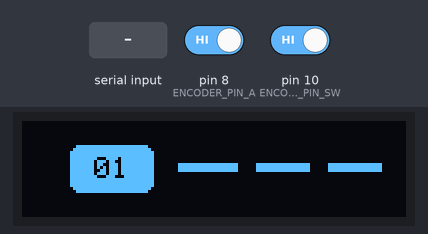
Simulated run of this sketch. Board: SparkFun Pro Micro, built with avr-gcc and run on an emulated ATmega32U4. Parts: 128×32 one-colour display. Wiring (inferred from the names in the program): 3×3 keypad with keys 1 2 3 4 5 6 7 8 9 (labels assumed): rows pin 2, pin 3, pin 4; columns pin 5, pin 6, pin 7. The test bench sets the inputs (shaded band); at power-on: pin 10 (ENCODER_PIN_SW) HIGH, pin 8 (ENCODER_PIN_A) HIGH. What the sketch prints to the serial monitor is not drawn.

Above: at 1.2 s.
1.3 s: "OLED:\n" received over Serial
At 2.1 s:
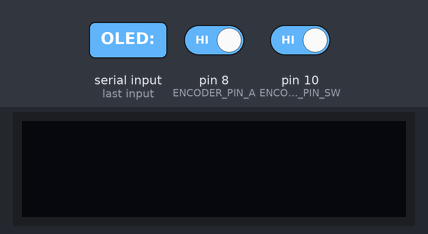
2.8 s: "OLED:,45\n" received over Serial
At 3.3 s:
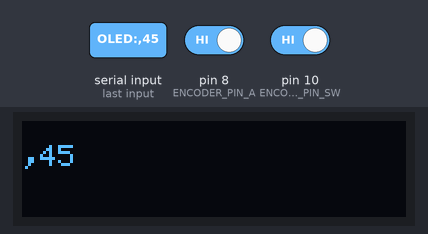
4.3 s: pin 10 (ENCODER_PIN_SW) driven LOW
At 6.3 s:
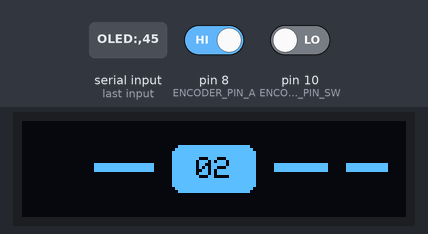
6.6 s: "OLED:,45\n" received over Serial
At 7.4 s:
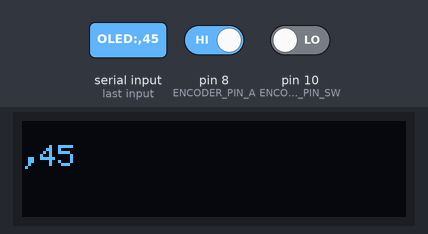
Timing chart, 0 to 9.6 s (numbered marks = the images above; inputs shaded):
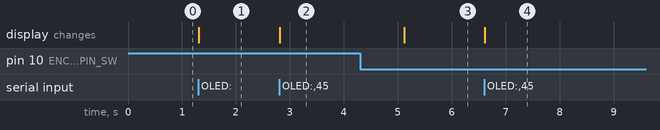

Measured:
- after the input at 1.3 s, the display: changes at once (image 1)
- after the input at 2.8 s, the display: changes at once (image 2)
- after the input at 4.3 s, the display: changes after 0.82 s (image 3)
- after the input at 6.6 s, the display: changes at once (image 4)

The sketch:

kadowaz_macropad.ino
```cpp
/*
 * HISTORICAL ARDUINO PROTOTYPE — DO NOT FLASH ON THE CURRENT MACROPAD.
 * It uses a 3x3 matrix and a different GPIO/OLED pin map and speaks a legacy
 * text protocol, not MPAD3 v3. For the selected direct-wired RP2040-Zero,
 * required SSD1306 on GP28/GP29 and verified Display Save, build the Pico SDK
 * C firmware in firmware/src. This file is retained only as an old reference.
 *
 * KADOWAZ IND. DECK-09 Physical Firmware Sketch
 * Historical board targets: Raspberry Pi Pico, RP2040-Zero, Arduino Pro Micro
 * (ATmega32U4), ESP32-S3 — NOT compatible with the current wiring or app.
 *
 * Hardware Layout:
 * - 3x3 Key Matrix (9 switches)
 * - Rotary Encoder (Pins A, B, and Push Switch)
 * - I2C OLED Screen (SSD1306 128x32 or 128x64 on SDA/SCL)
 * - Dynamic Channel Stepper Display ([01] / [02] / [03] with dashed line track)
 * - Bidirectional CDC Serial & HID integration with KADOWAZ Deck Studio
 */

#include <Wire.h>
#include <Adafruit_GFX.h>
#include <Adafruit_SSD1306.h>

#define SCREEN_WIDTH 128
#define SCREEN_HEIGHT 32
#define OLED_RESET -1
#define SCREEN_ADDRESS 0x3C
Adafruit_SSD1306 display(SCREEN_WIDTH, SCREEN_HEIGHT, &Wire, OLED_RESET);

// 3x3 Key Matrix Pin Mapping (Example pins for RP2040 / RP2040-Zero)
const byte ROW_PINS[3] = { 2, 3, 4 };
const byte COL_PINS[3] = { 5, 6, 7 };

// Rotary Encoder Pins
const byte ENCODER_PIN_A = 8;
const byte ENCODER_PIN_B = 9;
const byte ENCODER_PIN_SW = 10;

// Channel State (1, 2, or 3)
uint8_t currentChannel = 1;
const unsigned long HOLD_THRESHOLD_MS = 800;

// State tracking
bool lastKeyStates[9] = { false };
int lastEncoderA = LOW;
unsigned long swPressStartTime = 0;
bool swIsPressed = false;
bool swHoldTriggered = false;

/*
 * Draw the Channel Stepper Track on OLED (128x32)
 * Replicates the exact industrial minimalist layout:
 * - Horizontal dashed line track
 * - Inverted high-contrast active channel badge: [01], [02], or [03]
 */
void drawChannelScreen(uint8_t channel) {
  display.clearDisplay();

  const int lineY = 14;   // Center vertical line
  const int lineH = 3;    // Line thickness
  const int badgeY = 8;
  const int badgeH = 16;
  const int badgeW = 28;
  const int badgeR = 3;   // Rounded corner radius

  int badgeX = 50; // default for channel 2 (centered at screen width 128)

  if (channel == 1) {
    badgeX = 16;
    // Active badge at Slot 1
    display.fillRoundRect(badgeX, badgeY, badgeW, badgeH, badgeR, SSD1306_WHITE);
    display.setTextColor(SSD1306_BLACK, SSD1306_WHITE);
    display.setTextSize(1);
    display.setCursor(badgeX + 8, badgeY + 4);
    display.print(F("01"));

    // Track continuation to the right
    display.fillRect(52, lineY, 20, lineH, SSD1306_WHITE);
    display.fillRect(78, lineY, 18, lineH, SSD1306_WHITE);
    display.fillRect(102, lineY, 18, lineH, SSD1306_WHITE);
  }
  else if (channel == 2) {
    badgeX = 50;
    // Track dash on the left
    display.fillRect(24, lineY, 20, lineH, SSD1306_WHITE);

    // Active badge at Slot 2 (Center)
    display.fillRoundRect(badgeX, badgeY, badgeW, badgeH, badgeR, SSD1306_WHITE);
    display.setTextColor(SSD1306_BLACK, SSD1306_WHITE);
    display.setTextSize(1);
    display.setCursor(badgeX + 8, badgeY + 4);
    display.print(F("02"));

    // Two dashed lines on the right
    display.fillRect(84, lineY, 18, lineH, SSD1306_WHITE);
    display.fillRect(108, lineY, 14, lineH, SSD1306_WHITE);
  }
  else { // channel 3
    badgeX = 84;
    // Track dashes on the left
    display.fillRect(10, lineY, 18, lineH, SSD1306_WHITE);
    display.fillRect(34, lineY, 18, lineH, SSD1306_WHITE);
    display.fillRect(58, lineY, 20, lineH, SSD1306_WHITE);

    // Active badge at Slot 3 (Right)
    display.fillRoundRect(badgeX, badgeY, badgeW, badgeH, badgeR, SSD1306_WHITE);
    display.setTextColor(SSD1306_BLACK, SSD1306_WHITE);
    display.setTextSize(1);
    display.setCursor(badgeX + 8, badgeY + 4);
    display.print(F("03"));

    // End dash
    display.fillRect(118, lineY, 6, lineH, SSD1306_WHITE);
  }

  display.display();
}

void setup() {
  Serial.begin(115200);
  Serial.setTimeout(20); // readStringUntil() must not stall key scanning for its 1s default

  // Setup Matrix Pins
  for (int r = 0; r < 3; r++) {
    pinMode(ROW_PINS[r], OUTPUT);
    digitalWrite(ROW_PINS[r], HIGH);
  }
  for (int c = 0; c < 3; c++) {
    pinMode(COL_PINS[c], INPUT_PULLUP);
  }

  // Setup Encoder Pins
  pinMode(ENCODER_PIN_A, INPUT_PULLUP);
  pinMode(ENCODER_PIN_B, INPUT_PULLUP);
  pinMode(ENCODER_PIN_SW, INPUT_PULLUP);
  lastEncoderA = digitalRead(ENCODER_PIN_A);

  // Setup OLED Display
  if (display.begin(SSD1306_SWITCHCAPVCC, SCREEN_ADDRESS)) {
    drawChannelScreen(currentChannel);
  }
}

void loop() {
  // 1. Scan 3x3 Switch Matrix
  int keyIndex = 0;
  for (int r = 0; r < 3; r++) {
    digitalWrite(ROW_PINS[r], LOW);
    for (int c = 0; c < 3; c++) {
      bool isPressed = (digitalRead(COL_PINS[c]) == LOW);
      if (isPressed != lastKeyStates[keyIndex]) {
        lastKeyStates[keyIndex] = isPressed;
        if (isPressed) {
          Serial.print(F("KEY:"));
          Serial.print(keyIndex);
          Serial.println(F(":DOWN"));
        } else {
          Serial.print(F("KEY:"));
          Serial.print(keyIndex);
          Serial.println(F(":UP"));
        }
      }
      keyIndex++;
    }
    digitalWrite(ROW_PINS[r], HIGH);
  }

  // 2. Scan Rotary Encoder Detents (CW / CCW)
  int currentEncoderA = digitalRead(ENCODER_PIN_A);
  if (currentEncoderA != lastEncoderA && currentEncoderA == LOW) {
    if (digitalRead(ENCODER_PIN_B) != currentEncoderA) {
      Serial.println(F("ENC:CW"));
    } else {
      Serial.println(F("ENC:CCW"));
    }
  }
  lastEncoderA = currentEncoderA;

  // 3. Scan Encoder Push Button & Hold Detection for Channel Cycling
  bool currentSw = (digitalRead(ENCODER_PIN_SW) == LOW); // LOW when pressed
  if (currentSw && !swIsPressed) {
    // Switch just pressed down
    swIsPressed = true;
    swPressStartTime = millis();
    swHoldTriggered = false;
    Serial.println(F("ENC:DOWN"));
  }
  else if (currentSw && swIsPressed && !swHoldTriggered) {
    // Switch currently held down -> check threshold
    if (millis() - swPressStartTime >= HOLD_THRESHOLD_MS) {
      swHoldTriggered = true;
      // Cycle through 3 channels: 1 -> 2 -> 3 -> 1
      currentChannel = (currentChannel % 3) + 1;
      drawChannelScreen(currentChannel);

      Serial.print(F("LAYER:"));
      Serial.println(currentChannel);
      Serial.print(F("CHANNEL:"));
      Serial.println(currentChannel);
      Serial.println(F("ENC:HOLD_SWITCH"));
    }
  }
  else if (!currentSw && swIsPressed) {
    // Switch released
    swIsPressed = false;
    if (!swHoldTriggered) {
      // Released early -> Instant Tap!
      Serial.println(F("ENC:UP"));
    }
    swHoldTriggered = false;
  }

  // 4. Handle incoming commands from Desktop Software
  if (Serial.available()) {
    String incoming = Serial.readStringUntil('\n');
    incoming.trim();

    if (incoming.startsWith("OLED:LAYER:") || incoming.startsWith("OLED:CH:")) {
      int prefixLen = incoming.startsWith("OLED:LAYER:") ? 11 : 8;
      int ch = incoming.substring(prefixLen).toInt();
      if (ch >= 1 && ch <= 3) {
        currentChannel = ch;
        drawChannelScreen(currentChannel);
      }
    } else if (incoming.startsWith("OLED:")) {
      display.clearDisplay();
      display.setTextColor(SSD1306_WHITE);
      display.setCursor(0, 8);
      display.println(incoming.substring(5));
      display.display();
    }
  }

  delay(5); // Debounce sampling interval
}
```
